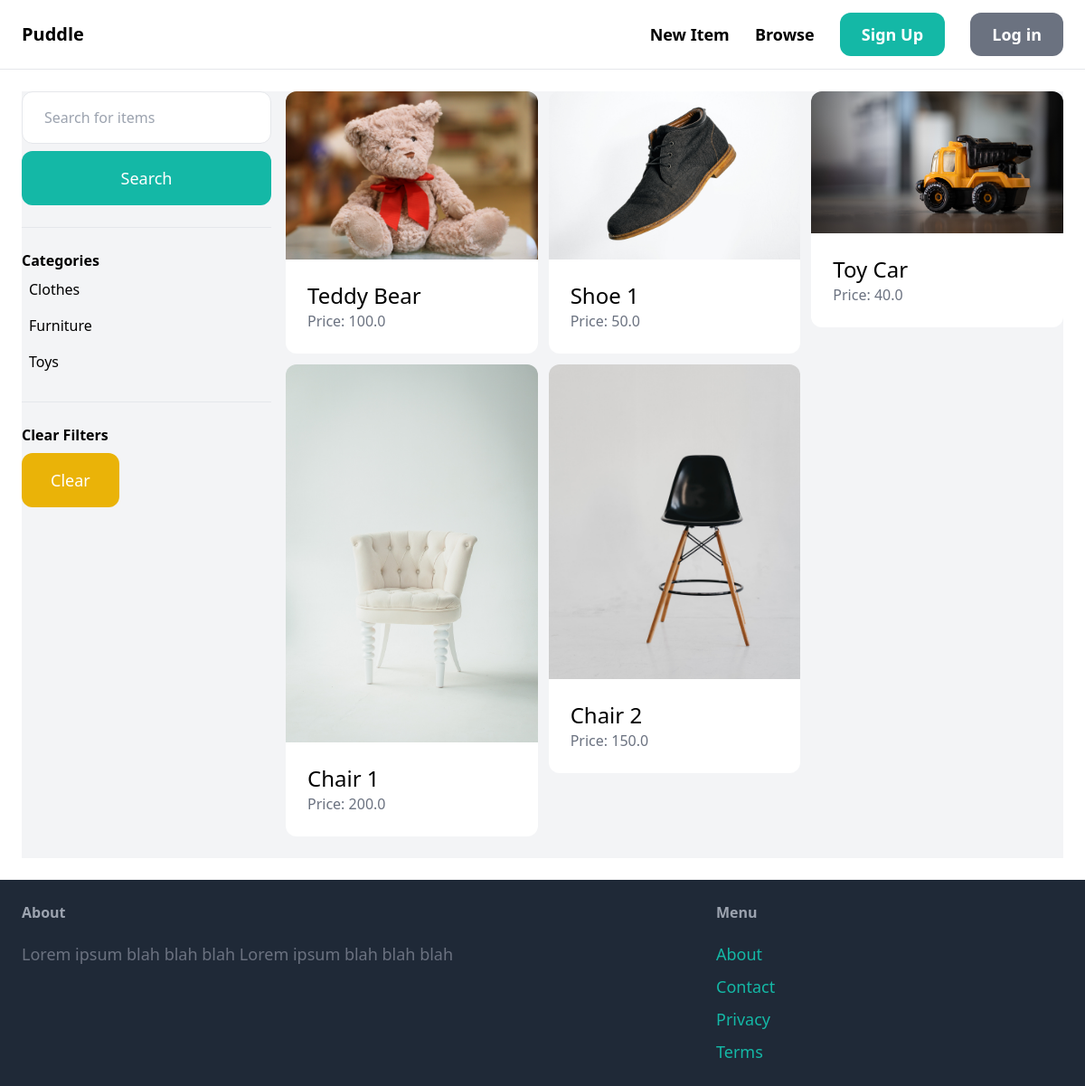
The app's page /items/, older data.
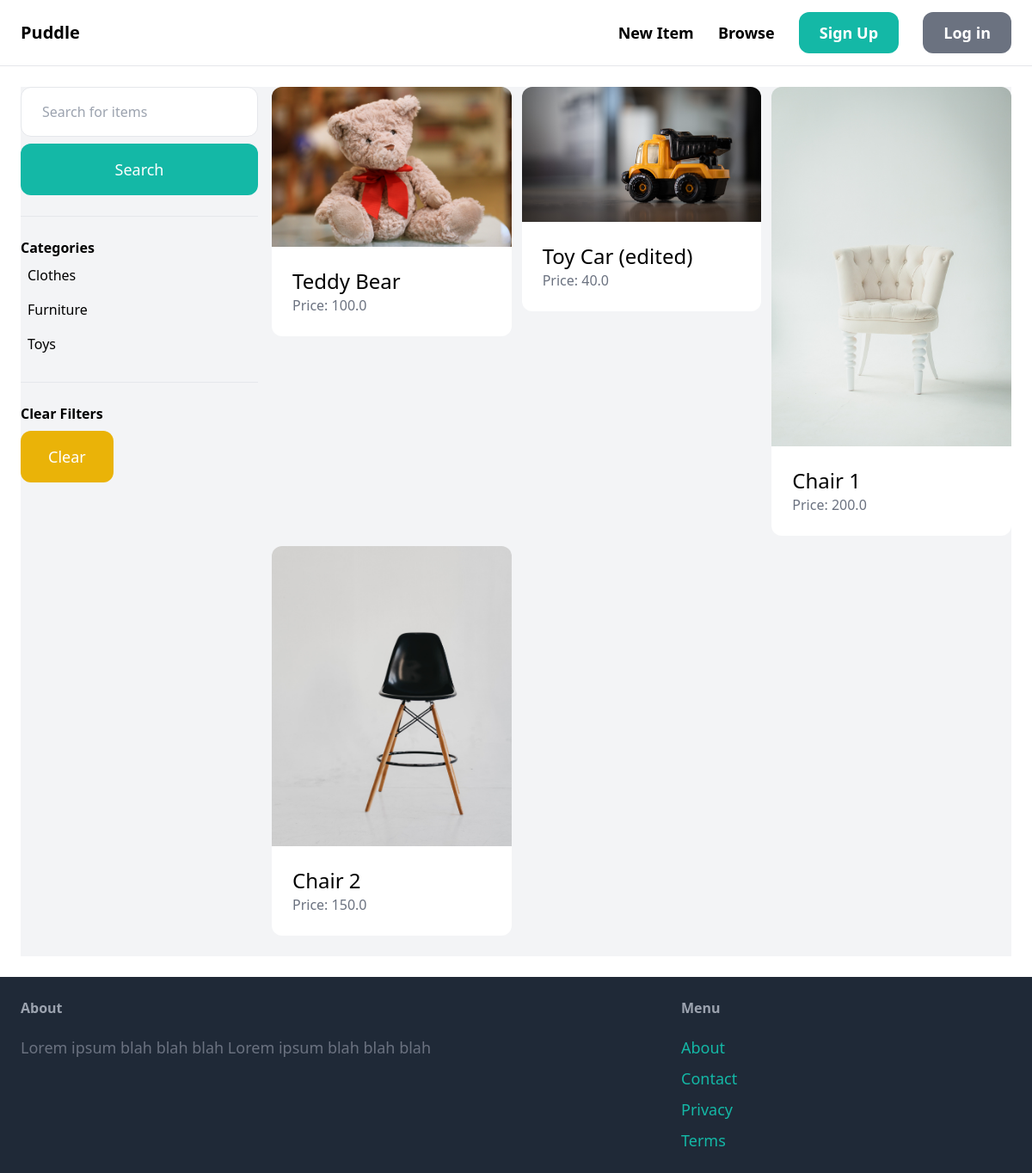
The same page, newer data.
### item/models.py (models this page shows, shortened)
class Category(models.Model):
    name = models.CharField(max_length=255)
    class Meta:
        ordering = ('name',)
        verbose_name_plural = "Categories"

class Item(models.Model):
    category = models.ForeignKey(Category, related_name='items', on_delete=models.CASCADE)
    name = models.CharField(max_length=255)
    description = models.TextField(blank=True, null=True)
    price = models.FloatField()
    image = models.ImageField(upload_to='items_images', blank=True, null=True)
    is_sold = models.BooleanField(default=False)
    created_by = models.ForeignKey(User, related_name='items', on_delete=models.CASCADE)
    created_at = models.DateTimeField(auto_now_add=True)

### item/views.py (the view)
# urls.py: path('', views.items, name='items')
def items(request):
    query = request.GET.get('query', '')
    category_id = request.GET.get('category', 0)
    categories = Category.objects.all()
    items = Item.objects.filter(is_sold=False)
    if category_id:
        items = items.filter(category_id=category_id)
    if query:
        items = items.filter(Q(name__icontains=query)| Q(description__icontains=query))
    context = {'items': items,
                'query': query,
                'categories': categories,
                'category_id': int(category_id)}
    return render(request, 'item/items.html', context)

### item/templates/item/items.html (shortened to what this page needs)
{% extends 'core/base.html' %}
{% block content %}
    <div class="pb-6 grid grid-cols-4 gap-4 bg-gray-100">
        <div class="col-span-1">
            <form method="get" action="{% url 'item:items' %}">
                <input name="query" class="w-full py-4 px-6 border rounded-xl" type="text" value="{{query}}" placeholder="Search for items">
                <button class="mt-2 w-full py-4 px-8 text-lg bg-teal-500 text-white rounded-xl">Search</button>
            </form>
            <hr class="my-6">
            <p class="font-semibold">Categories</p>
            <ul>
                {% for category in categories %}
                <li class="py-2 px-2 rounded-xl{% if category.id == category_id %} bg-gray-200{% endif %}">
                    <a href="{% url 'item:items' %}?query={{ query }}&category={{ category.id }}">{{ category.name }}</a>
                </li>
                {% endfor %}
            </ul>
            <hr class="my-6">
            <p class="font-semibold">Clear Filters</p>
            <ul>
                <li href="{% url 'item:items' %}" class="mt-2 py-4 px-8 inline-block bg-yellow-500 text-lg rounded-xl text-white">Clear</li>
            </ul>
        </div>
        <div class="col-span-3">
            <div class="grid grid-cols-3 gap-3">
                {% for item in items %}
                    <div>
                        <a href="{% url 'item:detail' item.id %}">
                            <div>
                                <img src="{{ item.image.url }}"
                                 class="rounded-t-xl" >
                            </div>
                            <div class="p-6 bg-white rounded-b-xl">
                                <h2 class="text-2xl">{{ item.name }}</h2>
                                <p class="text-gray-500">Price: {{ item.price }}</p>
                            </div>
                        </a>
                    </div>
                {% endfor %}
            </div>
        </div>
    </div>
{% endblock content%}

Row changes from the older to the newer data that the page shows:
removed Item: image (picture), name "Shoe 1", price "50.0"
changed Item: name "Toy Car" → "Toy Car (edited)"
